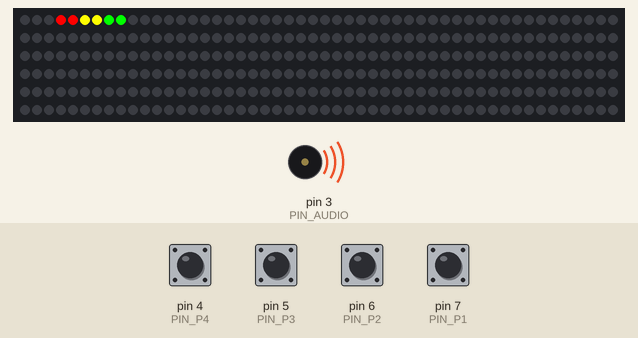
Simulated run of this sketch. Board: Arduino Uno, built with avr-gcc and run on an emulated ATmega328P. Parts: 300 RGB LEDs in strip order, left to right, continuing on the next row, buzzer (waves = sounding). Inputs (shaded band) come from the test bench; at power-on: pin 4 (PIN_P4), pin 5 (PIN_P3), pin 6 (PIN_P2), pin 7 (PIN_P1) HIGH.

Above: at 6.1 s.
9.3 s: pin 4 (PIN_P4) pulled LOW for 0.15 s
At 9.75 s:
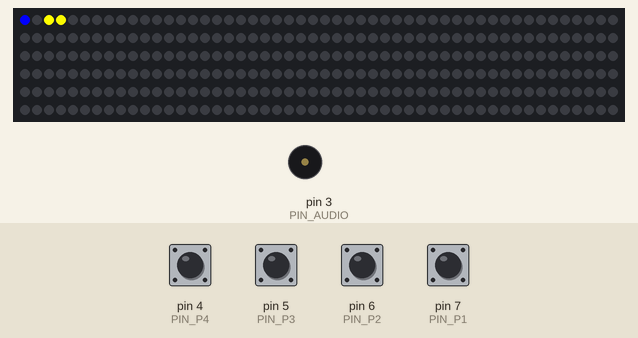
10.0 s: pin 5 (PIN_P3) pulled LOW for 0.15 s
At 10.22 s:
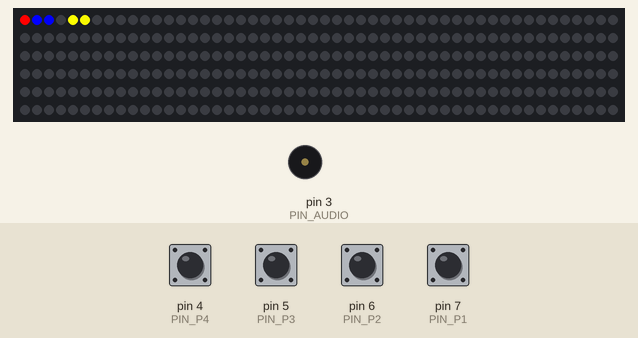
10.7 s: pin 6 (PIN_P2) pulled LOW for 0.15 s
At 11.13 s:
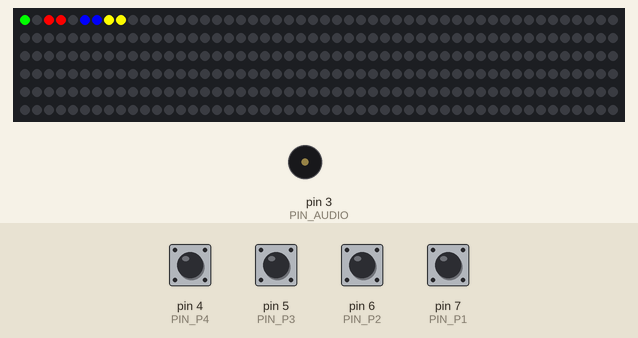
11.4 s: pin 7 (PIN_P1) pulled LOW for 0.15 s
At 11.77 s:
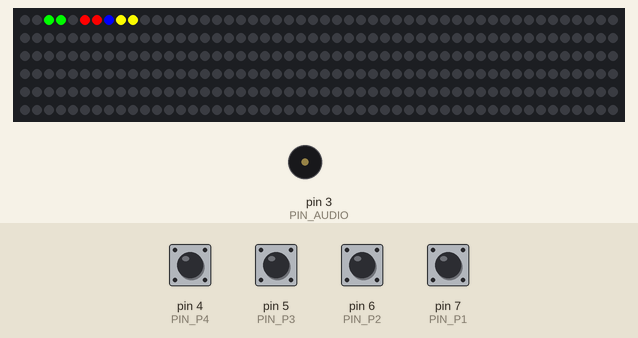
12.1 s: pin 4 (PIN_P4) pulled LOW for 1 s
13.7 s: pin 5 (PIN_P3) pulled LOW for 1 s
Timing chart, 0 to 16.3 s (numbered marks = the images above; inputs shaded):
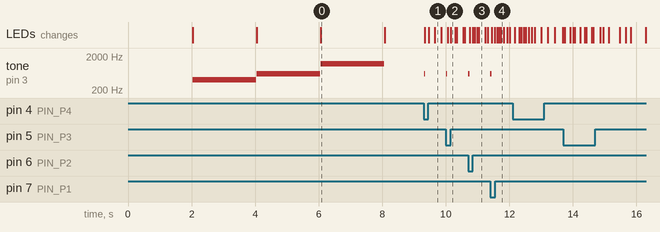

Measured:
- after the input at 9.3 s, tone on pin 3 (PIN_AUDIO): silent → 600 Hz at once, → silent 0.04 s later; the LEDs: first change at once (image 1 shows a later state)
- after the input at 10.0 s, tone on pin 3 (PIN_AUDIO): silent → 600 Hz at once, → silent 0.04 s later
- after the input at 10.7 s, tone on pin 3 (PIN_AUDIO): silent → 600 Hz at once, → silent 0.04 s later
- after the input at 11.4 s, tone on pin 3 (PIN_AUDIO): silent → 600 Hz at once, → silent 0.04 s later

The sketch:

led_strip_racing.ino
```cpp
// (licence header left out)
/*----------------------------------------------------------------------------*/
/*                                   INCLUDE                                  */
/*----------------------------------------------------------------------------*/
#include <Adafruit_NeoPixel.h>
/*----------------------------------------------------------------------------*/
/*                                   DEFINE                                   */
/*----------------------------------------------------------------------------*/
/// Led strip pin. A 500 <= R <= 1K in series should be used.
#define PIN_LED A0
/// Player 1 Pin switch. Internal pull-up; place the switch between PIN and GND.
#define PIN_P1 7
/// Player 1 Pin switch. Internal pull-up; place the switch between PIN and GND.
#define PIN_P2 6
/// Player 1 Pin switch. Internal pull-up; place the switch between PIN and GND.
#define PIN_P3 5
/// Player 1 Pin switch. Internal pull-up; place the switch between PIN and GND.
#define PIN_P4 4
/// Speaker audio output. a C = 2.2uF should be placed in series between
/// PIN and 8 Ohm speaker.
#define PIN_AUDIO 3
/// Max number of players. Don't exceed 8.
#define MAX_PLAYERS 4
/// Led in the strip. A 5m 60led/m is the best :).
#define NPIXELS  300
/// Player 1 color. RED
#define COLOR1 track.Color(255, 0, 0)
/// Player 2 color. GREEN
#define COLOR2 track.Color(0, 255, 0)
/// Player 3 color. BLUE
#define COLOR3 track.Color(0, 0, 255)
/// Player 4 color. YELLOW
#define COLOR4 track.Color(255, 255, 0)
/// Player 5 color. PURPLE
#define COLOR5 track.Color(178, 102, 255)
/// Player 6 color. PINK
#define COLOR6 track.Color(204, 0, 102)
/// Player 7 color. ORANGE
#define COLOR7 track.Color(204, 102, 0)
/// Player 8 color. LIGHT BLUE
#define COLOR8 track.Color(153, 255, 255)

/// MIDI Array.
int win_music[] = {2637, 2637, 0, 2637, 0, 2093, 2637, 0, 3136};
/// 127 is the normal gravity. Values under this value means there is a hill,
/// while values above 127 means there is a downhill.
byte gravity_map[NPIXELS];
/// Lenght of start beep.
int TBEEP = 3;
/// It's pretty self-explanatory.
float speeds[MAX_PLAYERS];
/// It's pretty self-explanatory.
float dists[MAX_PLAYERS];
/// It's pretty self-explanatory.
float loops[MAX_PLAYERS];
/// It's pretty self-explanatory.
float flag_sws[MAX_PLAYERS];
/// It's pretty self-explanatory.
int PIN[MAX_PLAYERS];
/// It's pretty self-explanatory.
uint32_t COLORS[MAX_PLAYERS];
/// Total laps race.
byte loop_max = 5;
/// Acceleration value. When a player pushs the button, his speed increases
/// with this value. Otherwise his speed decreases.
/// An high value means more speed and power :)
float ACEL = 0.15;//0.2;
/// Simulate the friction between asphalt and car's "wheels". Car speed
/// decreases every time with this value.
float friction = 0.012;
/// Weight force simulation. Used in loop and ramp "gravity" simulation.
float g_force = 0.004;//0.003;
/// Neopixel class for the led strip.
Adafruit_NeoPixel track = Adafruit_NeoPixel(NPIXELS, PIN_LED, NEO_GRB + NEO_KHZ800);
/// It's pretty self-explanatory. (in milliseconds).
int tdelay = 5;
//==============================================================================
/**
 * @brief  Set the gravity array for a ramp.
 * @note
 * @param  ramp_high: high of the ramp; set the "steep".
 * @param  ramp_startl: start led strip for the hill.
 * @param  ramp_centerl: center led of the ramp.
 * @param  ramp_endl: last led of the ramp.
 * @retval None
 */
void set_ramp(byte ramp_high, byte ramp_startl, byte ramp_centerl, byte ramp_endl)
{
    float k;

    k = (float)ramp_high / (ramp_centerl - ramp_startl);
    // Set the hill leds
    for (int i = 0; i < (ramp_centerl - ramp_startl); i++)
    {
        gravity_map[ramp_startl + i] = 127 - i * k;
    }
    gravity_map[ramp_centerl] = 127;

    k = (float)ramp_high / (ramp_endl - ramp_centerl);
    // Set downhill leds
    for (int i = 0; i < (ramp_endl - ramp_centerl); i++)
    {
        gravity_map[ramp_centerl + i + 1] = 127 + ramp_high - i * k;
    }
}
/**
 * @brief  Set the gravity array for a death loop.
 * @note
 * @param  high: high of the ramp; set the "steep".
 * @param  start: start led strip for the hill.
 * @param  center: center led of the loop.
 * @param  end: last led of the loop.
 * @retval None
 */
void set_loop(byte high, byte start, byte center, byte end)
{
    float k;

    k = (float)high / (center - start);

    for (int i = 0; i < (center - start); i++)
    {
        gravity_map[start + i] = 127 - i * k;
    }
    gravity_map[center] = 255;

    k = (float)high / (end - center);
    for (int i = 0; i < (end - center); i++)
    {
        gravity_map[center + i + 1] = 127 + high - i * k;
    }
}
/**
 * @brief  Car one: color GREEN.
 * @note   the number of led increase with the laps.
 * @retval None
 */
void draw_car1(void)
{
    for (int i = 0; i <= loops[0]; i++)
    {
        track.setPixelColor(((word)dists[0] % NPIXELS) + i,
                            track.Color(0, 255 - i * 20, 0));
    }
}
/**
 * @brief  Car two: color RED.
 * @note   the number of led increase with the laps.
 * @retval None
 */
void draw_car2(void)
{
    for (int i = 0; i <= loops[1]; i++)
    {
        track.setPixelColor(((word)dists[1] % NPIXELS) + i,
                            track.Color(255 - i * 20, 0, 0));
    }
}
/**
 * @brief  Car two: color BLUE.
 * @note   the number of led increase with the laps.
 * @retval None
 */
void draw_car3(void)
{
    for (int i = 0; i <= loops[2]; i++)
    {
        track.setPixelColor(((word)dists[2] % NPIXELS) + i,
                            track.Color(0, 0, 255 - i * 20));
    }
}
/**
 * @brief  Car two: color YELLOW.
 * @note   the number of led increase with the laps.
 * @retval None
 */
void draw_car4(void)
{
    for (int i = 0; i <= loops[3]; i++)
    {
        track.setPixelColor(((word)dists[3] % NPIXELS) + i,
                            track.Color(255 - i * 20, 255 - i * 20, 0));
    }
}
/// Functions pointer array. Used for call draw_cars function with a loop.
/// Increases the execution speed.
void (*draw_cars[MAX_PLAYERS])(void);

void setup()
{
    for (int i = 0; i < NPIXELS; i++)
    {
        gravity_map[i] = 127;
    };
    track.begin();
    pinMode(PIN_P1, INPUT_PULLUP);
    pinMode(PIN_P2, INPUT_PULLUP);
    pinMode(PIN_P3, INPUT_PULLUP);
    pinMode(PIN_P4, INPUT_PULLUP);

    //set_ramp(28, 80, 101, 124);
    //set_ramp(26, 135, 158, 178);
    //set_loop(10, 20, 50, 80);
    //for (int i = 0; i < NPIXELS; i++)
    //{
      //  track.setPixelColor(i, track.Color(125, 0, (45 - gravity_map[i]) / 8)); //127
    //}

    PIN[0] = PIN_P1;
    PIN[1] = PIN_P2;
    PIN[2] = PIN_P3;
    PIN[3] = PIN_P4;

    COLORS[0] = COLOR2;
    COLORS[1] = COLOR1;
    COLORS[2] = COLOR3;
    COLORS[3] = COLOR5;

    loops[0] = 0;
    loops[1] = 0;
    loops[2] = 0;
    loops[3] = 0;

    draw_cars[0] = draw_car1;
    draw_cars[1] = draw_car2;
    draw_cars[2] = draw_car3;
    draw_cars[3] = draw_car4;

    //randomSeed(analogRead(1));

    track.show();
    start_race();
}

void start_race()
{
    for (int i = 0; i < NPIXELS; i++)
    {
        track.setPixelColor(i, track.Color(0, 0, 0));
    }
    track.show();
    delay(2000);
    // Start the Semaphore. TODO: Add start button in v1.0.1
    // Red light
    track.setPixelColor(5, track.Color(0, 0, 0));
    track.setPixelColor(6, track.Color(0, 0, 0));
    track.setPixelColor(4, track.Color(255, 0, 0));
    track.setPixelColor(3, track.Color(255, 0, 0));
    track.show();
    tone(PIN_AUDIO, 400);
    delay(2000);
    noTone(PIN_AUDIO);
    // Yellow Light
    track.setPixelColor(8, track.Color(0, 0, 0));
    track.setPixelColor(7, track.Color(0, 0, 0));
    track.setPixelColor(6, track.Color(255, 255, 0));
    track.setPixelColor(5, track.Color(255, 255, 0));
    track.show();
    tone(PIN_AUDIO, 600);
    delay(2000);
    noTone(PIN_AUDIO);
    // Green Light
    track.setPixelColor(8, track.Color(0, 255, 0));
    track.setPixelColor(7, track.Color(0, 255, 0));
    track.show();
    tone(PIN_AUDIO, 1200);
    delay(2000);
    noTone(PIN_AUDIO);
}

void winner_fx()
{
    int msize = sizeof(win_music) / sizeof(int);
    for (int note = 0; note < msize; note++)
    {
        tone(PIN_AUDIO, win_music[note], 200);
        delay(230);
        noTone(PIN_AUDIO);
    }
}

void loop()
{
    for(int i=0;i<NPIXELS;i++)
    {
        track.setPixelColor(i, track.Color(0,0,0));
    }
    // Color the ramp and loops
    // Viusalize the leds with gravity not equal to 127.
    //for (int i = 0; i < NPIXELS; i++)
    //{
      //  track.setPixelColor(i, track.Color(0, 0, (127 - gravity_map[i]) / 8));
    //}
    for (int i = 0; i < MAX_PLAYERS; i++)
    {
        if((flag_sws[i] == 1) && (digitalRead(PIN[i]) == 0))
        {
            flag_sws[i] = 0;
            speeds[i] += ACEL;
        }
        if ((flag_sws[i] == 0) && (digitalRead(PIN[i]) == 1))
        {
            flag_sws[i] = 1;
        }
        if ((gravity_map[(word)dists[i] % NPIXELS]) < 127)
            speeds[i] -= g_force * (127 - (gravity_map[(word)dists[i] % NPIXELS]));
        if ((gravity_map[(word)dists[i] % NPIXELS]) > 127)
            speeds[i] += g_force * ((gravity_map[(word)dists[i] % NPIXELS]) - 127);

        speeds[i] -= speeds[i] * friction;
        dists[i] += speeds[i];
    }
    for (int j = 0; j < MAX_PLAYERS; j++)
    {
        if (dists[j] > NPIXELS * loops[j])
        {
            loops[j]++;
            tone(PIN_AUDIO, 600);
            TBEEP = 2;
        }
    }

    for (int j = 0; j < MAX_PLAYERS; j++)
    {
        if(loops[j] > loop_max)
        {
            for (int i = 0; i < NPIXELS; i++)
            {
                track.setPixelColor(i, COLORS[j]);
            }
            track.show();
            winner_fx();
            for (int k = 0; k < MAX_PLAYERS; k++)
            {
                loops[k] = 0;
                dists[k] = 0;
                speeds[k] = 0;
            }
            start_race();
            break;
        }
    }
    // TODO: use a random function for player display.
    for (int j = 0; j < MAX_PLAYERS; j++)
    {
        (*draw_cars[j])();
    }

    track.show();
    delay(tdelay);

    if (TBEEP > 0)
    {
        TBEEP -= 1;
        if (TBEEP == 0)
        {
            noTone(PIN_AUDIO);
        }
    }
}

int display_lcd_laps()
{
    //to do
}

int display_lcd_time()
{
    //to do
}
```
